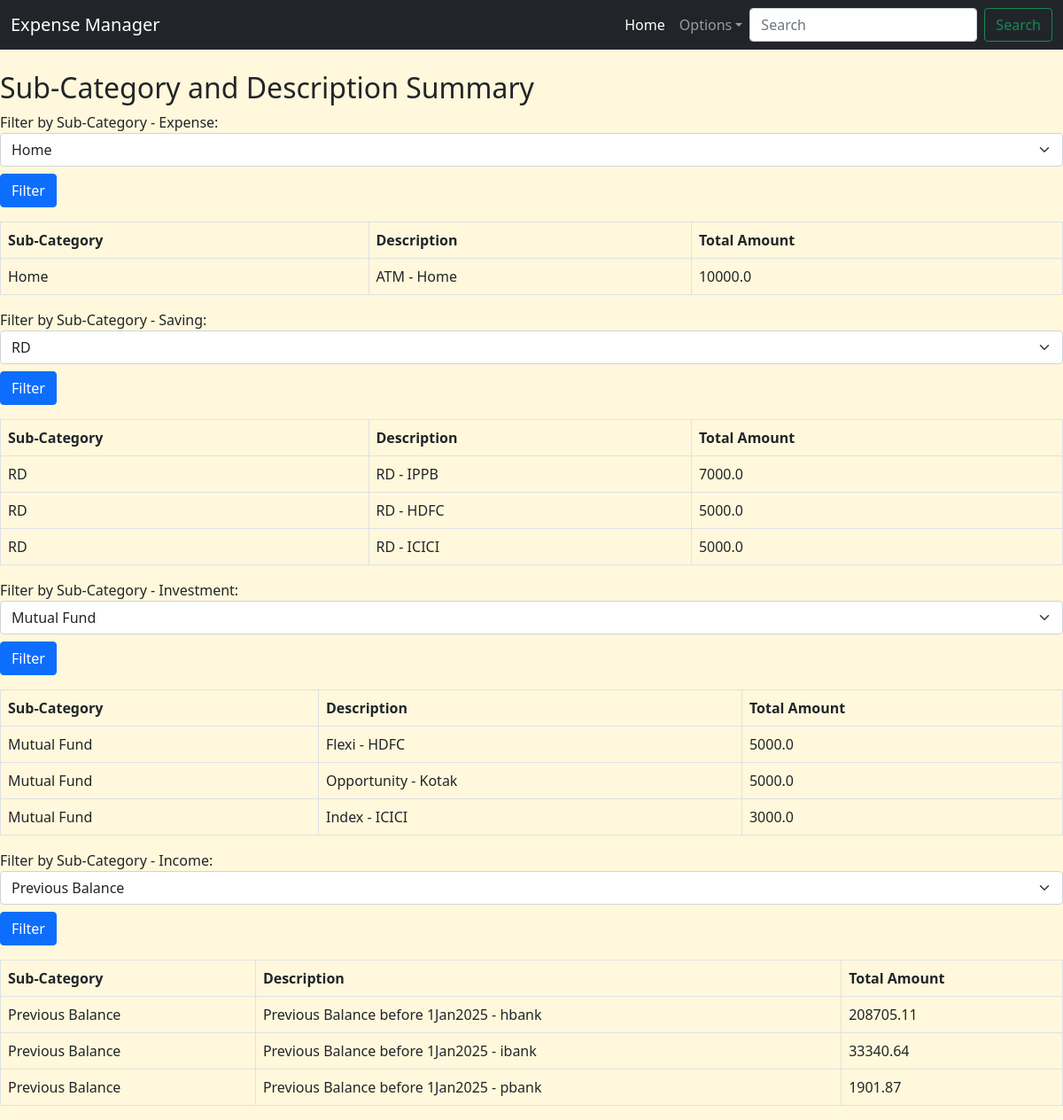
Before: /filtersummary with the older database file.
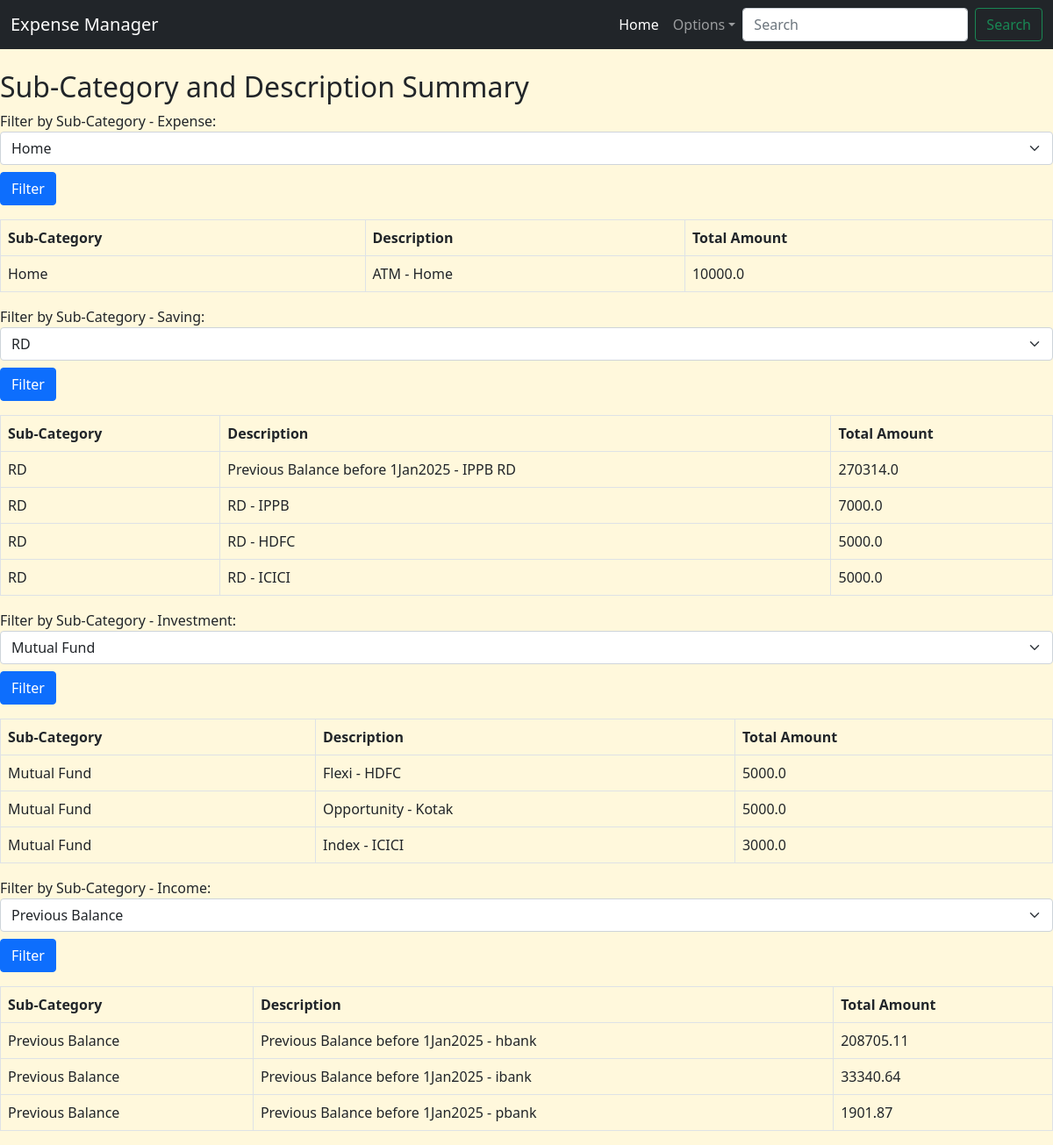
After: the same page with the newer database file.
### app.py (models this page shows)
class IncomeExpenseManager(db.Model):
    id = db.Column(db.Integer, primary_key=True)
    date = db.Column(db.Date, nullable=False)
    from_bank = db.Column(db.String(10), nullable=True)
    to_bank = db.Column(db.String(10), nullable=True)
    category = db.Column(db.String(20), nullable=False)
    sub_category = db.Column(db.String(50), nullable=False)
    description = db.Column(db.String(100), nullable=False)
    amount = db.Column(db.Float, nullable=False)

### app.py (the view)
@app.route('/filtersummary')
def category_filter():
    categories = ["expense", "saving", "investment", "income"]
    category_data = {}
    for category in categories:
        sub_categories = db.session.query(IncomeExpenseManager.sub_category).filter(IncomeExpenseManager.category == category).distinct().all()
        sub_categories = [row[0] for row in sub_categories]  # Extract values
        selected_sub_category = request.args.get(f'sub_category_{category}', sub_categories[0] if sub_categories else None)
        sub_cat_des_summary = (db.session.query(IncomeExpenseManager.sub_category, IncomeExpenseManager.description, db.func.sum(IncomeExpenseManager.amount).label('total_amount')).filter(IncomeExpenseManager.sub_category == selected_sub_category, IncomeExpenseManager.category == category).group_by(IncomeExpenseManager.sub_category, IncomeExpenseManager.description).order_by(db.func.sum(IncomeExpenseManager.amount).desc()).all())
        category_data[category] = {
            "sub_categories": sub_categories,
            "selected_sub_category": selected_sub_category,
            "sub_cat_des_summary": sub_cat_des_summary
        }
    return render_template("category_Filter.html", category_data=category_data)

### templates/category_filter.html
{% extends 'base.html' %}
{% block content %}
<h2 class="mt-4">Sub-Category and Description Summary</h2>
{% for category, data in category_data.items() %}
    <form method="GET" action="{{ url_for('category_filter') }}" class="mb-3">
        <label for="sub_category_{{ category }}">Filter by Sub-Category - {{ category.capitalize() }}:</label>
        <select name="sub_category_{{ category }}" id="sub_category_{{ category }}" class="form-select">
            {% for sub_category in data.sub_categories %}
            <option value="{{ sub_category }}" {% if sub_category == data.selected_sub_category %}selected{% endif %}>
                {{ sub_category }}
            </option>
            {% endfor %}
        </select>
        <button type="submit" class="btn btn-primary mt-2">Filter</button>
    </form>
    {% if data.sub_cat_des_summary %}
    <table class="table table-bordered table-hover">
        <thead>
            <tr>
                <th scope="col">Sub-Category</th>
                <th scope="col">Description</th>
                <th scope="col">Total Amount</th>
            </tr>
        </thead>
        <tbody>
            {% for sub_category, description, total_amount in data.sub_cat_des_summary %}
            <tr>
                <td>{{ sub_category }}</td>
                <td>{{ description }}</td>
                <td>{{ total_amount | round(2) }}</td>
            </tr>
            {% endfor %}
        </tbody>
    </table>
    {% else %}
    <p>No data available for the selected sub-category.</p>
    {% endif %}
{% endfor %}
{% endblock %}

### templates/base.html (shortened to what this page needs)
<!DOCTYPE html>
<html lang="en">
<head>
    <link href="https://cdn.jsdelivr.net/npm/bootstrap@5.0.2/dist/css/bootstrap.min.css" rel="stylesheet">
  </head>
<body>
    <header>
        <nav class="navbar navbar-expand-lg navbar-dark bg-dark">
            <div class="container-fluid">
              <a class="navbar-brand" href="{{url_for('index')}}">Expense Manager</a>
              <div class="collapse navbar-collapse" id="navbarSupportedContent">
                <ul class="navbar-nav ms-auto mb-2 mb-lg-0">
                  <li class="nav-item">
                    <a class="nav-link active" aria-current="page" href="{{url_for('index')}}">Home</a>
                  </li>
                  <li class="nav-item dropdown">
                    <a class="nav-link dropdown-toggle" href="#" role="button" data-bs-toggle="dropdown" aria-expanded="false">Options</a>
                  </li>
                </ul>
                <form class="d-flex" role="search">
                  <input class="form-control me-2" type="search" placeholder="Search" aria-label="Search">
                  <button class="btn btn-outline-success" type="submit">Search</button>
                </form>
              </div>
            </div>
          </nav>
    </header>
    <main>
        {% block content %}{% endblock %}
    </main>
</body>
</html>

### templates/base.html (style rules this page uses)
body { background-color: cornsilk; }

Changed rows visible on the page:
now on this page (row edited): IncomeExpenseManager: sub_category "RD", description "Previous Balance before 1Jan2025 - IPPB RD", amount "270314.0", shown under "Saving"
